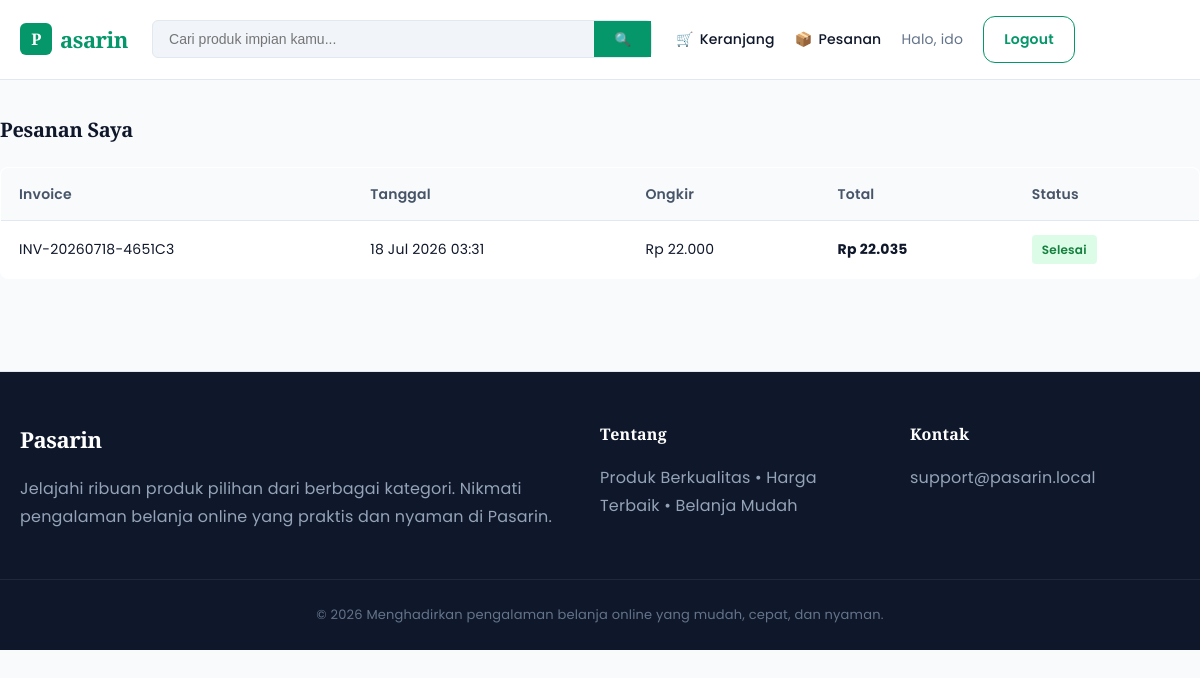
Page /orders.php (signed in) on the committed database.
### tables this page shows
CREATE TABLE `orders` (
  `id` int(10) UNSIGNED NOT NULL,
  `user_id` int(10) UNSIGNED NOT NULL,
  `invoice` varchar(50) NOT NULL,
  `alamat` text NOT NULL,
  `kurir` varchar(50) NOT NULL,
  `layanan` varchar(50) DEFAULT NULL,
  `ongkir` decimal(12,2) NOT NULL DEFAULT 0.00,
  `total` decimal(12,2) NOT NULL DEFAULT 0.00,
  `status` enum('pending','diproses','dikirim','selesai','dibatalkan') NOT NULL DEFAULT 'pending',
  `created_at` datetime NOT NULL DEFAULT current_timestamp()
);

### includes/functions.php (called while the page is built, shortened)
<?php
function sanitize(?string $value): string
{
    return htmlspecialchars(trim($value ?? ''), ENT_QUOTES, 'UTF-8');
}
function formatRupiah(float $angka): string
{
    return 'Rp ' . number_format($angka, 0, ',', '.');
}

### orders.php (the view, shortened to what this page needs)
<?php
$pdo = getDBConnection();
$stmt = $pdo->prepare('SELECT id, invoice, total, ongkir, status, created_at FROM orders WHERE user_id = ? ORDER BY created_at DESC');
$stmt->execute([$_SESSION['user_id']]);
$orders = $stmt->fetchAll();
require_once __DIR__ . '/includes/header.php';
?>
<section class="container section">
    <h2 class="section-title">Pesanan Saya</h2>
    <?php if (empty($orders)): ?>
        <div class="empty-state">
            <div class="icon">📦</div>
            <p>Kamu belum memiliki pesanan.</p>
            <a href="<?= BASE_URL ?>/index.php" class="btn btn-primary" style="margin-top:12px;">Mulai Belanja</a>
        </div>
    <?php else: ?>
        <table>
            <thead>
                <tr>
                    <th>Invoice</th>
                    <th>Tanggal</th>
                    <th>Ongkir</th>
                    <th>Total</th>
                    <th>Status</th>
                </tr>
            </thead>
            <tbody>
                <?php foreach ($orders as $order): ?>
                    <tr>
                        <td><?= sanitize($order['invoice']) ?></td>
                        <td><?= date('d M Y H:i', strtotime($order['created_at'])) ?></td>
                        <td><?= formatRupiah((float) $order['ongkir']) ?></td>
                        <td><strong><?= formatRupiah((float) $order['total']) ?></strong></td>
                        <td>
                            <span class="status-pill status-<?= sanitize($order['status']) ?>">
                                <?= ucfirst(sanitize($order['status'])) ?>
                            </span>
                        </td>
                    </tr>
                <?php endforeach; ?>
            </tbody>
        </table>
    <?php endif; ?>
</section>
<?php require_once __DIR__ . '/includes/footer.php'; ?>

### assets/css/style.css (style rules this page uses)
:root { --primary: #059669; --primary-dark: #047857; --secondary: #10b981; --bg: #f8fafc; --card-bg: #ffffff; --text: #0f172a; --text-muted: #64748b; --border: #e2e8f0; --success: #16a34a; --danger: #ef4444; --radius: 8px; --shadow: 0 1px 3px 0 rgba(0, 0, 0, 0.05), 0 1px 2px -1px rgba(0, 0, 0, 0.05); --shadow-hover: 0 10px 15px -3px rgba(0, 0, 0, 0.05), 0 4px 6px -4px rgba(0, 0, 0, 0.05); }
* { box-sizing: border-box; margin: 0; padding: 0; }
body { font-family: 'Poppins', system-ui, sans-serif; background: var(--bg); color: var(--text); line-height: 1.6; -webkit-font-smoothing: antialiased; }
.container { max-width: 1200px; margin: 0 auto; padding: 0 20px; }
.section { padding: 32px 0; }
.section-title { font-size: 20px; font-weight: 700; margin-bottom: 20px; color: var(--text); display: flex; justify-content: space-between; align-items: center; letter-spacing: -0.3px; }
table { width: 100%; border-collapse: collapse; background: var(--card-bg); border: 1px solid var(--border); border-radius: var(--radius); overflow: hidden; }
th, td { padding: 14px 18px; text-align: left; border-bottom: 1px solid var(--border); font-size: 14px; }
th { background: #f8fafc; font-weight: 600; color: #475569; }
tr:last-child td { border-bottom: none; }
.status-pill { padding: 4px 10px; border-radius: 4px; font-size: 12px; font-weight: 600; display: inline-block; }
.status-selesai { background: #dcfce7; color: #15803d; }
h1,h2,h3,h4,h5,h6, .hero h1, .section-title, .brand, .product-detail h1 { font-family:'Playfair Display',serif; }
body { letter-spacing:.2px; line-height:1.75; }

### rows in the picture
orders: invoice "INV-20260718-4651C3", created_at "18 Jul 2026 03:31", ongkir "Rp 22.000", total "Rp 22.035", status "Selesai"

### other values in the picture
$_SESSION['username'] "ido"
